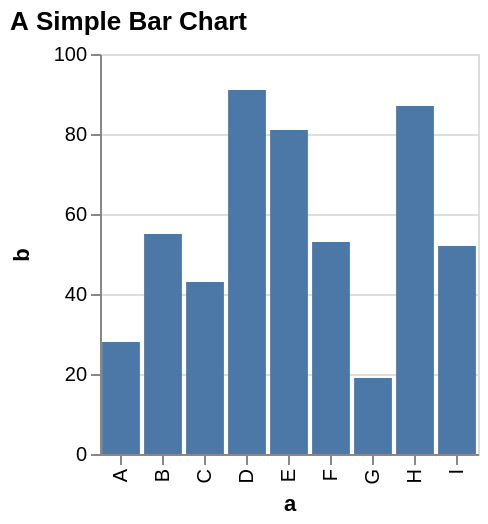

Express this chart as Vega-Lite.
### Vega specification from a JSON file in a GitHub repository (floating-point values rounded to 4 significant figures)
{"$schema": "https://vega.github.io/schema/vega/v4.json", "description": "A simple bar chart with embedded data.", "autosize": "pad", "padding": 5, "height": 200, "title": {"text": "A Simple Bar Chart", "anchor": "start"}, "style": "cell", "data": [{"name": "source_0", "values": [{"a": "A", "b": 28}, {"a": "B", "b": 55}, {"a": "C", "b": 43}, {"a": "D", "b": 91}, {"a": "E", "b": 81}, {"a": "F", "b": 53}, {"a": "G", "b": 19}, {"a": "H", "b": 87}, {"a": "I", "b": 52}]}, {"name": "data_0", "source": "source_0", "transform": [{"type": "formula", "expr": "toNumber(datum[\"b\"])", "as": "b"}, {"type": "filter", "expr": "datum[\"b\"] !== null && !isNaN(datum[\"b\"])"}]}], "signals": [{"name": "x_step", "value": 21}, {"name": "width", "update": "bandspace(domain('x').length, 0.1, 0.05) * x_step"}], "marks": [{"name": "marks", "type": "rect", "style": ["bar"], "from": {"data": "data_0"}, "encode": {"update": {"fill": {"value": "#4c78a8"}, "x": {"scale": "x", "field": "a"}, "width": {"scale": "x", "band": true}, "y": {"scale": "y", "field": "b"}, "y2": {"scale": "y", "value": 0}}}}], "scales": [{"name": "x", "type": "band", "domain": {"data": "data_0", "field": "a", "sort": true}, "range": {"step": {"signal": "x_step"}}, "paddingInner": 0.1, "paddingOuter": 0.05}, {"name": "y", "type": "linear", "domain": {"data": "data_0", "field": "b"}, "range": [{"signal": "height"}, 0], "nice": true, "zero": true}], "axes": [{"scale": "x", "orient": "bottom", "grid": false, "title": "a", "labelAlign": "right", "labelAngle": 270, "labelBaseline": "middle", "labelOverlap": true, "zindex": 1}, {"scale": "y", "orient": "left", "grid": false, "title": "b", "labelOverlap": true, "tickCount": {"signal": "ceil(height/40)"}, "zindex": 1}, {"scale": "y", "orient": "left", "grid": true, "gridScale": "x", "tickCount": {"signal": "ceil(height/40)"}, "domain": false, "labels": false, "maxExtent": 0, "minExtent": 0, "ticks": false, "zindex": 0}], "config": {"axisY": {"minExtent": 30}}}
